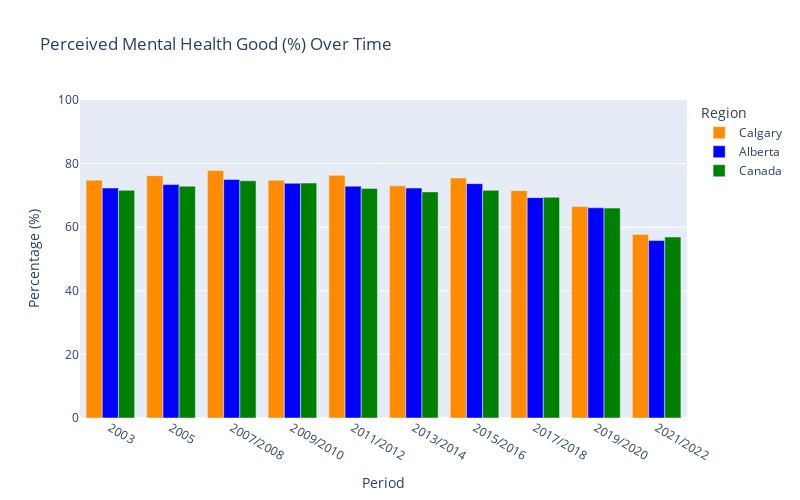

Write notebook code for a chart like this one.
### Code cell
# List of indicators to graph (only perceived mental health good)
indicators = ['perceived mental health good']

# Colors for regions (customize as needed, e.g., to match report's orange theme)
region_colors = {'Calgary': '#FF8C00', 'Alberta': '#0000FF', 'Canada': '#008000'}

# Loop over each indicator (just one) and create a bar graph
for ind in indicators:
    # Collect data from each region
    dfs = []
    for reg in ['Calgary', 'Alberta', 'Canada']:
        if reg in data_dict and f'{ind}_percent' in data_dict[reg].columns:
            df = data_dict[reg][[f'{ind}_percent']].reset_index()
            df['region'] = reg
            df = df.rename(columns={f'{ind}_percent': 'value', 'period': 'period'})
            dfs.append(df)
    
    if dfs:
        combined_df = pd.concat(dfs)
        
        # Create grouped bar graph
        fig = px.bar(combined_df, x='period', y='value', color='region', barmode='group',
                     title='Perceived Mental Health Good (%) Over Time',
                     labels={'value': 'Percentage (%)', 'period': 'Period', 'region': 'Region'},
                     color_discrete_map=region_colors)
        
        fig.update_layout(xaxis={'categoryorder': 'array', 'categoryarray': combined_df['period'].unique()},  # Preserve order
                          yaxis_range=[0, 100],  # Assume 0-100% scale
                          height=500, width=800)
        fig.show()
    else:
        print(f"No data for {ind}")

### Figure 1 — Plotly figure (JSON) as saved in the notebook; plotly's stock layout.template omitted (floating-point values rounded to 4 significant figures)
{"data": [{"alignmentgroup": "True", "hovertemplate": "Region=Calgary<br>Period=%{x}<br>Percentage (%)=%{y}<extra></extra>", "legendgroup": "Calgary", "marker": {"color": "#FF8C00", "pattern": {"shape": ""}}, "name": "Calgary", "offsetgroup": "Calgary", "orientation": "v", "showlegend": true, "textposition": "auto", "type": "bar", "x": ["2003", "2005", "2007/2008", "2009/2010", "2011/2012", "2013/2014", "2015/2016", "2017/2018", "2019/2020", "2021/2022"], "xaxis": "x", "y": [74.8, 76.2, 77.8, 74.8, 76.3, 73.0, 75.5, 71.5, 66.5, 57.7], "yaxis": "y"}, {"alignmentgroup": "True", "hovertemplate": "Region=Alberta<br>Period=%{x}<br>Percentage (%)=%{y}<extra></extra>", "legendgroup": "Alberta", "marker": {"color": "#0000FF", "pattern": {"shape": ""}}, "name": "Alberta", "offsetgroup": "Alberta", "orientation": "v", "showlegend": true, "textposition": "auto", "type": "bar", "x": ["2003", "2005", "2007/2008", "2009/2010", "2011/2012", "2013/2014", "2015/2016", "2017/2018", "2019/2020", "2021/2022"], "xaxis": "x", "y": [72.3, 73.4, 75.0, 73.8, 72.9, 72.3, 73.7, 69.3, 66.1, 55.8], "yaxis": "y"}, {"alignmentgroup": "True", "hovertemplate": "Region=Canada<br>Period=%{x}<br>Percentage (%)=%{y}<extra></extra>", "legendgroup": "Canada", "marker": {"color": "#008000", "pattern": {"shape": ""}}, "name": "Canada", "offsetgroup": "Canada", "orientation": "v", "showlegend": true, "textposition": "auto", "type": "bar", "x": ["2003", "2005", "2007/2008", "2009/2010", "2011/2012", "2013/2014", "2015/2016", "2017/2018", "2019/2020", "2021/2022"], "xaxis": "x", "y": [71.6, 72.9, 74.6, 73.9, 72.2, 71.1, 71.6, 69.4, 66.0, 56.9], "yaxis": "y"}], "layout": {"barmode": "group", "height": 500, "legend": {"title": {"text": "Region"}, "tracegroupgap": 0}, "title": {"text": "Perceived Mental Health Good (%) Over Time"}, "width": 800, "xaxis": {"anchor": "y", "categoryarray": ["2003", "2005", "2007/2008", "2009/2010", "2011/2012", "2013/2014", "2015/2016", "2017/2018", "2019/2020", "2021/2022"], "categoryorder": "array", "domain": [0, 1], "title": {"text": "Period"}}, "yaxis": {"anchor": "x", "domain": [0, 1], "range": [0, 100], "title": {"text": "Percentage (%)"}}}}
